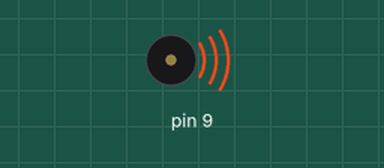
This sketch was run on a simulated Arduino Uno, built with avr-gcc and run on an emulated ATmega328P. Parts: buzzer (waves = sounding).

Above: at 0.2 s.
Timing chart, 0 to 11.9 s (numbered marks = the images above):
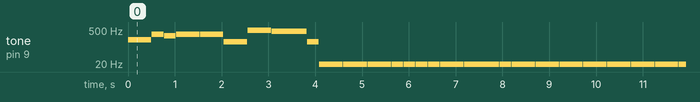

Measured:
- by itself, tone on pin 9: plays 196 Hz for 0.50 s, 330 Hz for 0.25 s, 294 Hz for 0.25 s, 330 Hz for 0.50 s, 330 Hz for 0.50 s, 165 Hz for 0.50 s … (243 notes in this stretch)

The sketch:

wellerman.ino
```cpp
//www.elegoo.com
//2016.12.08

#include "pitches.h"

//Speaker 1 (Melody)
int melody[] = {
  NOTE_C5, NOTE_C5, NOTE_C5, NOTE_DS5, NOTE_G5, NOTE_G5, NOTE_G5, NOTE_G5, NOTE_GS5, NOTE_F5, NOTE_F5, NOTE_F5, NOTE_F5, NOTE_GS5, NOTE_C6, NOTE_C6, NOTE_G5, NOTE_G5, NOTE_G5, NOTE_C5, NOTE_C5, NOTE_C5, NOTE_DS5, NOTE_G5, NOTE_G5, NOTE_G5, NOTE_G5, NOTE_F5, NOTE_F5, NOTE_DS5, NOTE_DS5, NOTE_D5,
  NOTE_C6, NOTE_C6, NOTE_GS5, NOTE_AS5, NOTE_AS5, NOTE_G5, NOTE_G5, NOTE_G5, NOTE_GS5, NOTE_F5, NOTE_F5, NOTE_G5, NOTE_GS5, NOTE_C6, NOTE_G5, NOTE_G5, NOTE_C6, NOTE_C6, NOTE_GS5, NOTE_GS5, NOTE_AS5, NOTE_AS5, NOTE_G5, NOTE_G5, NOTE_G5, NOTE_GS5, NOTE_F5, NOTE_DS5, NOTE_D5, NOTE_C5};
int duration = 250;
int mult[] = {
  2, 1, 1, 2, 2, 2, 2, 3, 1, 2, 1, 1, 2, 1, 1, 1, 1, 2, 3, 1, 2, 2, 2, 2, 2, 2, 2, 2, 2, 2, 1, 1, 2, 8,
  4, 3, 1, 1, 1, 2, 3, 1, 2, 2, 1, 1, 2, 2, 2, 4, 4, 2, 1, 1, 1, 1, 2, 2, 2, 2, 2, 2, 2, 8
};

//Speaker 2 (Bass Clef)
int melodyTwo[] = {
  NOTE_G3, NOTE_E4, NOTE_D4, NOTE_E4, NOTE_E4, NOTE_E3, NOTE_B4, NOTE_A4, NOTE_E3
};
int multTwo[] = {
  4, 8, 8, 8, 8, 8, 8, 8, 8
};

void setup() {

}

void loop() {
  for (int thisNote = 0; thisNote <34; thisNote++) {
    tone(8, melody[thisNote], duration*mult[thisNote]);
    tone(9, melodyTwo[thisNote], duration*mult[thisNote]);
    delay(duration*mult[thisNote]+10);
  }
  delay(2000);
}
```
